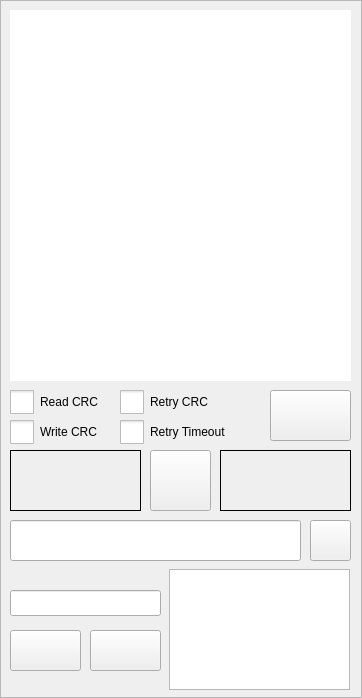
<?xml version="1.0" encoding="UTF-8"?>
<ui version="4.0">
 <class>MainWindow</class>
 <widget class="QMainWindow" name="MainWindow">
  <property name="enabled">
   <bool>true</bool>
  </property>
  <property name="geometry">
   <rect>
    <x>0</x>
    <y>0</y>
    <width>362</width>
    <height>698</height>
   </rect>
  </property>
  <property name="windowTitle">
   <string>JIO Server</string>
  </property>
  <property name="windowIcon">
   <iconset resource="Icons.qrc">
    <normaloff>:/icons/JIOServer.svg</normaloff>:/icons/JIOServer.svg</iconset>
  </property>
  <widget class="QWidget" name="centralwidget">
   <property name="sizePolicy">
    <sizepolicy hsizetype="Maximum" vsizetype="Maximum">
     <horstretch>0</horstretch>
     <verstretch>0</verstretch>
    </sizepolicy>
   </property>
   <layout class="QVBoxLayout" name="Layout">
    <property name="spacing">
     <number>0</number>
    </property>
    <property name="leftMargin">
     <number>0</number>
    </property>
    <property name="topMargin">
     <number>0</number>
    </property>
    <property name="rightMargin">
     <number>0</number>
    </property>
    <property name="bottomMargin">
     <number>0</number>
    </property>
    <item>
     <widget class="QFrame" name="frame">
      <property name="frameShape">
       <enum>QFrame::Shape::StyledPanel</enum>
      </property>
      <property name="frameShadow">
       <enum>QFrame::Shadow::Raised</enum>
      </property>
      <widget class="QPushButton" name="fileSelectPushButton">
       <property name="geometry">
        <rect>
         <x>310</x>
         <y>520</y>
         <width>41</width>
         <height>41</height>
        </rect>
       </property>
       <property name="text">
        <string/>
       </property>
       <property name="icon">
        <iconset resource="Icons.qrc">
         <normaloff>:/icons/openFile.svg</normaloff>:/icons/openFile.svg</iconset>
       </property>
       <property name="iconSize">
        <size>
         <width>22</width>
         <height>22</height>
        </size>
       </property>
      </widget>
      <widget class="QPushButton" name="connectPushButton">
       <property name="geometry">
        <rect>
         <x>150</x>
         <y>450</y>
         <width>61</width>
         <height>61</height>
        </rect>
       </property>
       <property name="text">
        <string/>
       </property>
       <property name="icon">
        <iconset resource="Icons.qrc">
         <normaloff>:/icons/disconnected.svg</normaloff>:/icons/disconnected.svg</iconset>
       </property>
       <property name="iconSize">
        <size>
         <width>48</width>
         <height>48</height>
        </size>
       </property>
      </widget>
      <widget class="QLineEdit" name="addressLineEdit">
       <property name="geometry">
        <rect>
         <x>10</x>
         <y>590</y>
         <width>151</width>
         <height>26</height>
        </rect>
       </property>
       <property name="alignment">
        <set>Qt::AlignmentFlag::AlignCenter</set>
       </property>
      </widget>
      <widget class="QLineEdit" name="imagePathLineEdit">
       <property name="geometry">
        <rect>
         <x>10</x>
         <y>520</y>
         <width>291</width>
         <height>41</height>
        </rect>
       </property>
      </widget>
      <widget class="QLabel" name="redLightLabel">
       <property name="geometry">
        <rect>
         <x>10</x>
         <y>450</y>
         <width>131</width>
         <height>61</height>
        </rect>
       </property>
       <property name="frameShape">
        <enum>QFrame::Shape::Box</enum>
       </property>
       <property name="text">
        <string/>
       </property>
       <property name="alignment">
        <set>Qt::AlignmentFlag::AlignCenter</set>
       </property>
      </widget>
      <widget class="QLabel" name="greenLightLabel">
       <property name="geometry">
        <rect>
         <x>220</x>
         <y>450</y>
         <width>131</width>
         <height>61</height>
        </rect>
       </property>
       <property name="frameShape">
        <enum>QFrame::Shape::Box</enum>
       </property>
       <property name="text">
        <string/>
       </property>
       <property name="alignment">
        <set>Qt::AlignmentFlag::AlignCenter</set>
       </property>
      </widget>
      <widget class="QListWidget" name="namesListWidget">
       <property name="geometry">
        <rect>
         <x>169</x>
         <y>569</y>
         <width>181</width>
         <height>121</height>
        </rect>
       </property>
       <property name="font">
        <font>
         <pointsize>12</pointsize>
        </font>
       </property>
       <property name="horizontalScrollBarPolicy">
        <enum>Qt::ScrollBarPolicy::ScrollBarAlwaysOff</enum>
       </property>
      </widget>
      <widget class="QPlainTextEdit" name="logWidget">
       <property name="geometry">
        <rect>
         <x>10</x>
         <y>10</y>
         <width>341</width>
         <height>371</height>
        </rect>
       </property>
       <property name="frameShape">
        <enum>QFrame::Shape::NoFrame</enum>
       </property>
       <property name="horizontalScrollBarPolicy">
        <enum>Qt::ScrollBarPolicy::ScrollBarAlwaysOff</enum>
       </property>
       <property name="textInteractionFlags">
        <set>Qt::TextInteractionFlag::TextSelectableByKeyboard|Qt::TextInteractionFlag::TextSelectableByMouse</set>
       </property>
       <property name="maximumBlockCount">
        <number>1000</number>
       </property>
      </widget>
      <widget class="QCheckBox" name="readCRC">
       <property name="geometry">
        <rect>
         <x>10</x>
         <y>390</y>
         <width>101</width>
         <height>24</height>
        </rect>
       </property>
       <property name="styleSheet">
        <string notr="true">QCheckBox::indicator { width: 24px; height: 24px; }</string>
       </property>
       <property name="text">
        <string>Read CRC</string>
       </property>
      </widget>
      <widget class="QCheckBox" name="writeCRC">
       <property name="geometry">
        <rect>
         <x>10</x>
         <y>420</y>
         <width>101</width>
         <height>24</height>
        </rect>
       </property>
       <property name="styleSheet">
        <string notr="true">QCheckBox::indicator { width: 24px; height: 24px; }</string>
       </property>
       <property name="text">
        <string>Write CRC</string>
       </property>
      </widget>
      <widget class="QCheckBox" name="retryCRC">
       <property name="geometry">
        <rect>
         <x>120</x>
         <y>390</y>
         <width>131</width>
         <height>24</height>
        </rect>
       </property>
       <property name="styleSheet">
        <string notr="true">QCheckBox::indicator { width: 24px; height: 24px; }</string>
       </property>
       <property name="text">
        <string>Retry CRC</string>
       </property>
      </widget>
      <widget class="QCheckBox" name="retryTimeout">
       <property name="geometry">
        <rect>
         <x>120</x>
         <y>420</y>
         <width>131</width>
         <height>24</height>
        </rect>
       </property>
       <property name="styleSheet">
        <string notr="true">QCheckBox::indicator { width: 24px; height: 24px; }</string>
       </property>
       <property name="text">
        <string>Retry Timeout</string>
       </property>
      </widget>
      <widget class="QPushButton" name="refreshPushButton">
       <property name="geometry">
        <rect>
         <x>90</x>
         <y>630</y>
         <width>71</width>
         <height>41</height>
        </rect>
       </property>
       <property name="text">
        <string/>
       </property>
       <property name="icon">
        <iconset resource="Icons.qrc">
         <normaloff>:/icons/refresh.svg</normaloff>:/icons/refresh.svg</iconset>
       </property>
       <property name="iconSize">
        <size>
         <width>32</width>
         <height>32</height>
        </size>
       </property>
      </widget>
      <widget class="QPushButton" name="clearPushButton">
       <property name="geometry">
        <rect>
         <x>270</x>
         <y>390</y>
         <width>81</width>
         <height>51</height>
        </rect>
       </property>
       <property name="text">
        <string/>
       </property>
       <property name="icon">
        <iconset resource="Icons.qrc">
         <normaloff>:/icons/clear.svg</normaloff>:/icons/clear.svg</iconset>
       </property>
       <property name="iconSize">
        <size>
         <width>32</width>
         <height>32</height>
        </size>
       </property>
       <property name="checkable">
        <bool>false</bool>
       </property>
      </widget>
      <widget class="QPushButton" name="unlockPushButton">
       <property name="geometry">
        <rect>
         <x>10</x>
         <y>630</y>
         <width>71</width>
         <height>41</height>
        </rect>
       </property>
       <property name="text">
        <string/>
       </property>
       <property name="icon">
        <iconset resource="Icons.qrc">
         <normaloff>:/icons/unlock.svg</normaloff>:/icons/unlock.svg</iconset>
       </property>
       <property name="iconSize">
        <size>
         <width>32</width>
         <height>32</height>
        </size>
       </property>
       <property name="checkable">
        <bool>false</bool>
       </property>
      </widget>
     </widget>
    </item>
   </layout>
  </widget>
 </widget>
 <resources>
  <include location="Icons.qrc"/>
 </resources>
 <connections>
  <connection>
   <sender>fileSelectPushButton</sender>
   <signal>clicked()</signal>
   <receiver>MainWindow</receiver>
   <slot>onButtonClicked()</slot>
   <hints>
    <hint type="sourcelabel">
     <x>222</x>
     <y>284</y>
    </hint>
    <hint type="destinationlabel">
     <x>137</x>
     <y>153</y>
    </hint>
   </hints>
  </connection>
  <connection>
   <sender>connectPushButton</sender>
   <signal>clicked()</signal>
   <receiver>MainWindow</receiver>
   <slot>onButtonClicked()</slot>
   <hints>
    <hint type="sourcelabel">
     <x>133</x>
     <y>220</y>
    </hint>
    <hint type="destinationlabel">
     <x>137</x>
     <y>153</y>
    </hint>
   </hints>
  </connection>
  <connection>
   <sender>namesListWidget</sender>
   <signal>itemClicked(QListWidgetItem*)</signal>
   <receiver>MainWindow</receiver>
   <slot>onItemActivated(QListWidgetItem*)</slot>
   <hints>
    <hint type="sourcelabel">
     <x>177</x>
     <y>295</y>
    </hint>
    <hint type="destinationlabel">
     <x>225</x>
     <y>261</y>
    </hint>
   </hints>
  </connection>
  <connection>
   <sender>readCRC</sender>
   <signal>stateChanged(int)</signal>
   <receiver>MainWindow</receiver>
   <slot>onCheckBoxStateChanged(int)</slot>
   <hints>
    <hint type="sourcelabel">
     <x>86</x>
     <y>491</y>
    </hint>
    <hint type="destinationlabel">
     <x>180</x>
     <y>348</y>
    </hint>
   </hints>
  </connection>
  <connection>
   <sender>writeCRC</sender>
   <signal>stateChanged(int)</signal>
   <receiver>MainWindow</receiver>
   <slot>onCheckBoxStateChanged(int)</slot>
   <hints>
    <hint type="sourcelabel">
     <x>86</x>
     <y>511</y>
    </hint>
    <hint type="destinationlabel">
     <x>180</x>
     <y>348</y>
    </hint>
   </hints>
  </connection>
  <connection>
   <sender>retryCRC</sender>
   <signal>stateChanged(int)</signal>
   <receiver>MainWindow</receiver>
   <slot>onCheckBoxStateChanged(int)</slot>
   <hints>
    <hint type="sourcelabel">
     <x>236</x>
     <y>491</y>
    </hint>
    <hint type="destinationlabel">
     <x>180</x>
     <y>348</y>
    </hint>
   </hints>
  </connection>
  <connection>
   <sender>retryTimeout</sender>
   <signal>stateChanged(int)</signal>
   <receiver>MainWindow</receiver>
   <slot>onCheckBoxStateChanged(int)</slot>
   <hints>
    <hint type="sourcelabel">
     <x>250</x>
     <y>511</y>
    </hint>
    <hint type="destinationlabel">
     <x>180</x>
     <y>348</y>
    </hint>
   </hints>
  </connection>
  <connection>
   <sender>imagePathLineEdit</sender>
   <signal>textChanged(QString)</signal>
   <receiver>MainWindow</receiver>
   <slot>onTextChanged(QString)</slot>
   <hints>
    <hint type="sourcelabel">
     <x>160</x>
     <y>572</y>
    </hint>
    <hint type="destinationlabel">
     <x>180</x>
     <y>348</y>
    </hint>
   </hints>
  </connection>
  <connection>
   <sender>refreshPushButton</sender>
   <signal>clicked()</signal>
   <receiver>MainWindow</receiver>
   <slot>onButtonClicked()</slot>
   <hints>
    <hint type="sourcelabel">
     <x>127</x>
     <y>669</y>
    </hint>
    <hint type="destinationlabel">
     <x>180</x>
     <y>348</y>
    </hint>
   </hints>
  </connection>
  <connection>
   <sender>clearPushButton</sender>
   <signal>clicked()</signal>
   <receiver>MainWindow</receiver>
   <slot>onButtonClicked()</slot>
   <hints>
    <hint type="sourcelabel">
     <x>318</x>
     <y>439</y>
    </hint>
    <hint type="destinationlabel">
     <x>180</x>
     <y>348</y>
    </hint>
   </hints>
  </connection>
  <connection>
   <sender>unlockPushButton</sender>
   <signal>clicked()</signal>
   <receiver>MainWindow</receiver>
   <slot>onButtonClicked()</slot>
   <hints>
    <hint type="sourcelabel">
     <x>45</x>
     <y>670</y>
    </hint>
    <hint type="destinationlabel">
     <x>180</x>
     <y>348</y>
    </hint>
   </hints>
  </connection>
  <connection>
   <sender>addressLineEdit</sender>
   <signal>textChanged(QString)</signal>
   <receiver>MainWindow</receiver>
   <slot>onTextChanged(QString)</slot>
   <hints>
    <hint type="sourcelabel">
     <x>75</x>
     <y>602</y>
    </hint>
    <hint type="destinationlabel">
     <x>180</x>
     <y>348</y>
    </hint>
   </hints>
  </connection>
 </connections>
 <slots>
  <slot>onComboBoxActivated(int)</slot>
  <slot>onButtonClicked()</slot>
  <slot>onItemActivated(QListWidgetItem*)</slot>
  <slot>onCheckBoxStateChanged(int)</slot>
  <slot>onTextChanged(QString)</slot>
 </slots>
</ui>
